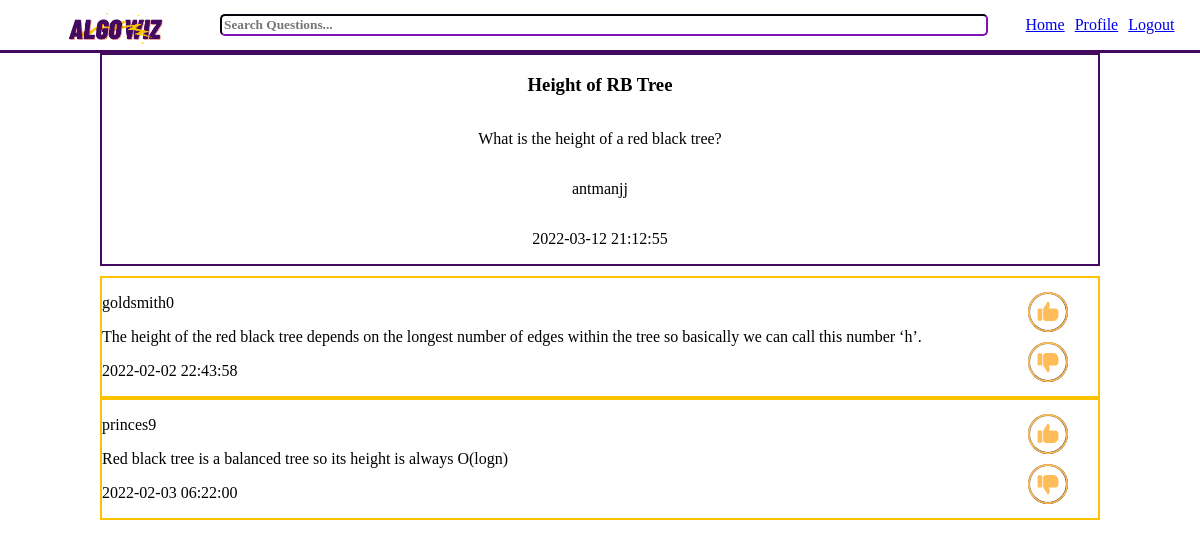
/frontend_work/return_question_page.php?question_id_num=26&username=antmanjj&visit_username=antmanjj (signed in), run on the app's committed database.
### tables this page shows
Create table Questions(
    question_id integer primary key auto_increment,
    topic_id integer not null,
    user_id integer not null,
    title varchar(500) not null,
    q_text varchar(2000) not null,
    q_time datetime not null,
    resolved boolean not null,
    
    foreign key (topic_id) references Topic(topic_id),
    foreign key (user_id) references UsersLogin(user_id)
);

Create table UsersLogin(
    user_id integer primary key auto_increment,
    username varchar(20) unique not null,
    pw varchar(24) not null
);

create table Answers(
    answer_id integer primary key auto_increment,
    user_id integer not null,
    question_id integer not null,
    thumbs_up integer not null,
    thumbs_down integer not null,
    best_answer boolean not null,
    a_text varchar(2000) not null,
    a_time datetime not null,
    
    foreign key (user_id) references UsersLogin(user_id),
    foreign key (question_id) references Questions(question_id)
);

### frontend_work/return_question_page.php (the view, shortened to what this page needs)
<?php
    include_once "../backend_work/connect_server.php";
?>
<!doctype html>
<html>
    <head>
        <link rel="stylesheet" href="../css/styles.css"/>
        <link rel="stylesheet" href="../css/nav_styles.css"/>
        <link rel="stylesheet" href="../css/return_question_styles.css"/>
    </head>
    <body>
        <header>
            <aside id="logo-container">
            <img id="logo" src="../assets/algo-wiz-logo.png"/>
            </aside>
            <form action="../backend_work/search_results.php" method = $_POST>
                <input type="text" name="search_query" value="" placeholder="Search Questions..."><br>
            </form>
            <nav>
                <?php
                    $username = $_GET["username"];
                    $lp_var = "landing_page.php?username=$username";
                    $pp_var = "user_profile.php?username=$username";
                    echo "<p><a href=$lp_var>Home</a></p>";
                    echo "<p><a href=$pp_var>Profile</a></p>";
                    echo "<p><a href='../index.php'>Logout</a></p>";
                ?>
            </nav>
        </header>
        <main>
            <section id="question-area">
                <?php
                    $question_id = $_GET['question_id_num'];
                    $sql = "
                        select username
                        from Questions join UsersLogin on UsersLogin.user_id = Questions.user_id
                        where Questions.question_id = $question_id;
                    ";
                    $result = mysqli_query($conn, $sql);
                    $row = mysqli_fetch_assoc($result);
                    $username_ask = $row["username"];
                    if ($stmt = $conn->prepare("SELECT title, q_text, q_time from Questions where Questions.question_id=?")) {
                        $stmt->bind_param("i", $question_id);
                        $stmt->execute();
                        $stmt->bind_result($title, $q_text, $q_time);
                        while($stmt->fetch())
                        {
                            echo "<h3>$title</h3>";
                            echo "<p>$q_text</p>";
                            echo "<p>$username_ask</p>";
                            echo "<p>$q_time</p>";
                        }
                    }
                ?>
            </section>
            <section id="answer-area">
                <?php
                    if ($stmt = $conn->prepare("SELECT a_text, username,a_time from Questions join Answers on (Questions.question_id = Answers.question_id) join UsersLogin on (Answers.user_id = UsersLogin.user_id) where Questions.question_id=?")) {
                        $stmt->bind_param("i", $question_id);
                        $stmt->execute();
                        $stmt->bind_result($a_text, $username, $a_time);
                        while($stmt->fetch())
                        {
                            echo "
                            <section class='answer'>
                                <div class='text-area'>
                                    <p>$username</p>
                                    <p>$a_text</p>
                                    <p>$a_time</p>
                                </div>
                                <form class='bt-area' method='GET' action='../backend_work/update_like_dislike.php'>
                                    <button id='bt-like' class='reaction-button' name='bt' value ='like'><img class='reaction-image' src='../assets/like_button.png'/></button>
                                    <button id='bt-dislike' class='reaction-button' name='bt' value = 'dislike'><img class='reaction-image' src='../assets/dislike_button.png'/></button>
                                </form>
                            </section>
                            ";
                        }
                    }
                ?>
            </section>
        </main>
    </body>
</html>

### css/styles.css (style rules this page uses)
html { width: 100%; height: 100%; font-family: Verdana; margin: 0px; padding: 0px; }
html > * { animation-name: appear; animation-timing-function: ease; animation-duration: 2s; }
body { width: 100%; height: 100%; padding: 0px; margin: 0px; }
#logo { width: 300px; height: 300px; }

### css/nav_styles.css (style rules this page uses)
nav { display: flex; flex-direction: row; height: min-content; gap: 10px; margin-right: 10px; }
header { background-color: white; display: grid; grid-template-areas: "logo search-bar nav"; grid-template-columns: 1fr 4fr 1fr; border-bottom: 3px solid #440A5F; align-items: center; gap: 30px; }
#logo-container { grid-area: logo; display: flex; flex-direction: row; justify-content: center; }
#logo { margin-left: 10px; height: 100px; width: 100px; margin-top: -25px; margin-bottom: -30px; margin-right: -30px; }
input { width: 100%; border-color: #440A5F; border-radius: 5px; font-family: inherit; font-weight: bold; }
nav { grid-area: nav; display: flex; flex-direction: row; justify-content: center; }

### css/return_question_styles.css (style rules this page uses)
:root { --image-size: 40px; }
main { display: flex; flex-direction: column; gap: 10px; }
#question-area { display: flex; flex-direction: column; justify-content: center; align-items: center; border: 2px solid #440A5F; margin-left: 100px; margin-right: 100px; }
#answer-area { display: flex; flex-direction: column; margin-left: 100px; margin-right: 100px; }
.answer { display: grid; grid-template-areas: "text buttons"; grid-template-columns: 9fr 1fr; border: 2px solid #FBC200; }
.text-area { grid-area: text; }
.bt-area { grid-area: buttons; display: flex; flex-direction: column; justify-content: center; align-items: center; gap: 10px; }
.reaction-button { display: flex; flex-direction: row; justify-content: center; align-items: center; width: var(--image-size); height: var(--image-size); border-radius: 50%; background-color: white; transition-duration: 0.3s; }
.reaction-image { width: var(--image-size); height: var(--image-size); }

### data on the page
questions: title "Height of RB Tree", q_text "What is the height of a red black tree?", user.username "antmanjj", q_time "2022-03-12 21:12:55"
answers: user.username "goldsmith0", a_text "The height of the red black tree depends on the longest number of edges within the tree so basically we can call this number ‘h’.", a_time "2022-02-02 22:43:58"
answers: user.username "princes9", a_text "Red black tree is a balanced tree so its height is always O(logn)", a_time "2022-02-03 06:22:00"
